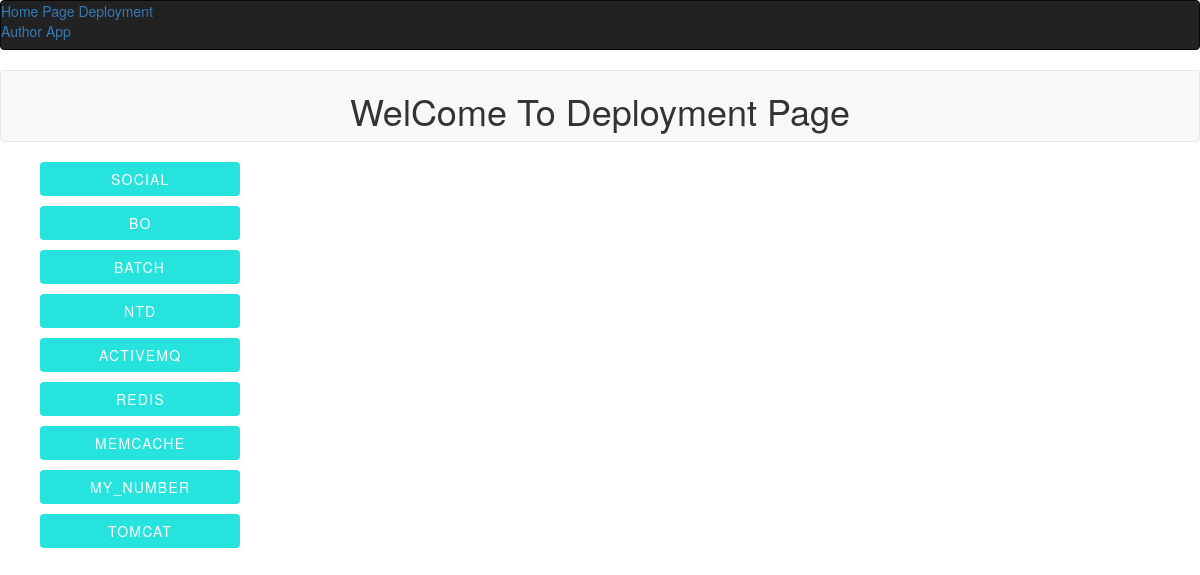
The page / on the database its author committed.
### myapp/models.py (models this page shows)
class Category(models.Model):
    c_name = models.CharField(max_length=100)
    def __str__(self):
        return self.c_name

### myapp/views.py (the view)
# urls.py: url(r'^$', views.index, name='home'),
def index(request):
    items = Category.objects.all()
    return render(request,'index.html', {'items': items })

### myapp/templates/index.html (shortened to what this page needs)
{% extends 'base.html' %}
{% block content %}
<nav class="navbar navbar-default">
    <h1 align="center">WelCome To Deployment Page</h1></nav>
    {% for item   in items %}
<ul>
  <button class="btn btn-reverse btn-arrow" onclick="location.href='http://127.0.0.1:8000/{{ item }}/'">
    <span>{{ item.c_name }}</span>
  </button>
</ul>
    {% endfor %}
{% endblock content %}

### myapp/static/css/style.css (style rules this page uses)
* { box-sizing: border-box; }
.btn, button { background: #27e3de; border: none; font-size: 10px; font-size: 1rem; background-color: #27e3de; color: white; letter-spacing: 1.5px; text-transform: uppercase; padding: 14px 21px; padding: 1.4rem 2.1rem; border: 2px solid #27e3de; transition: color 0.1s cubic-bezier(0.16, 0.08, 0.355, 1), background 0.1s cubic-bezier(0.16, 0.08, 0.355, 1); display: inline-block; cursor: pointer; width: 100%; min-width: 200px; min-width: 20rem; outline: none; vertical-align: middle; text-align: center; position: relative; overflow: hidden; }
@media (min-width: 400px) { .btn, button { width: auto; } }
@media (min-width: 800px) { .btn, button { font-size: 1.1rem; padding: 1.6rem 2.8rem; } }
.btn-arrow { position: relative; transition: background-color 300ms ease-out; }
.btn-arrow span { display: inline-block; position: relative; transition: all 300ms ease-out; will-change: transform; }
body { position: relative; font-family: sans-serif; font-size: 14px; }
.btn { position: relative; display: inline-block; letter-spacing: 1.2px; padding: 12px 32px; text-align: center; text-transform: uppercase; overflow: hidden; z-index: 1; cursor: pointer; }

### rows shown on the page
Category: c_name "SOCIAL"
Category: c_name "BO"
Category: c_name "BATCH"
Category: c_name "NTD"
Category: c_name "ACTIVEMQ"
Category: c_name "REDIS"
Category: c_name "MEMCACHE"
Category: c_name "MY_NUMBER"
Category: c_name "TOMCAT"
